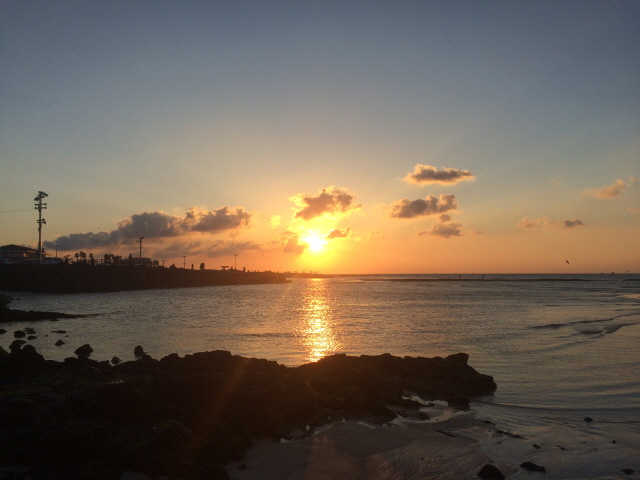
#> input picture Contrast/img5.jpg, 640 x 480 px, found by its file name
$ python '산술및논리연산(3).py'
#> lines starting #> are read from the running program, lines starting #| are printed output that depends on the picture; after the words box and inside, x2 and y2 are one past the last pixel; in counts of white or black regions, pixels touching at a corner belong together
import numpy as np
import cv2
from matplotlib import pyplot as plt

img1 = cv2.imread('./../images/img1.jpg')
img2 = cv2.imread('./../images/img2.jpg')
img3 = cv2.imread('./../images/img3.jpg')
img4 = cv2.imread('./../images/img4.jpg')
img5 = cv2.imread('./../images/img5.jpg')
#> img5 is the input picture: shape (480, 640, 3); mean B, G, R 85.2, 98.4, 111

print(img5.shape)
#| (480, 640, 3)

# 마스크 선언 및 초기화
mask = np.full(shape=img5.shape, fill_value=0, dtype=np.uint8)
h, w, c = img5.shape
#> h = 480; w = 640; c = 3
x = (int)(w/2) - 60; y = (int)(h/2) - 60
#> after `x = int(w / 2) - 60`: x = 260
#> after `y = int(h / 2) - 60`: y = 180
cv2.rectangle(mask, (x,y), (x+120, y+120), (255,255,255), -1)
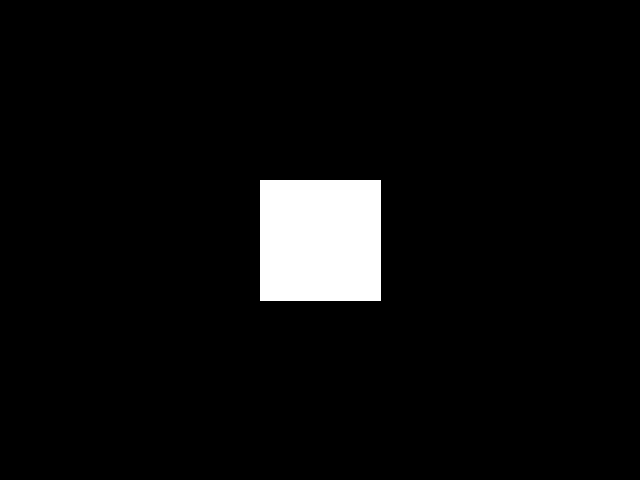
#> mask: shape (480, 640, 3); 4.8% white; 1 white region, box (x1, y1, x2, y2) and area: (260, 180, 381, 301) 14641

# 산술 및 논리 연산 수행
ress = []
ress.append(cv2.add(img1, img2))
ress.append(cv2.addWeighted(img1, 0.5,img2, 0.5, 0))
ress.append(cv2.subtract(img3, img4))
ress.append(cv2.absdiff(img3, img4))
ress.append(cv2.bitwise_not(img5))
ress.append(cv2.bitwise_not(img5, mask))

# 결과 영상 출력
titles = []
titles.append('input1')
titles.append('input2')
titles.append('input3')
titles.append('input4')
titles.append('input5')
titles.append('mask')

titles.append('add')
titles.append('addWeighted')
titles.append('subtract')
titles.append('absdiff')
titles.append('bitwise_not')
titles.append('bitwise_and')
images = [img1, img2, img3, img4, img5, mask, ress[0], ress[1], ress[2], ress[3], ress[4], ress[5]]

for i in range(12):
#> (the run stopped early here; a loop or call above may not have finished)
